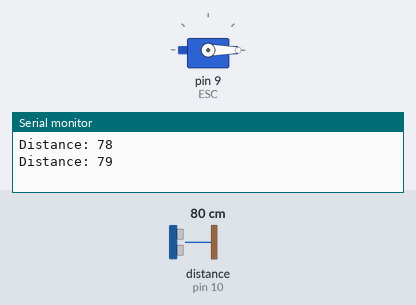
The sketch below on a simulated Arduino Uno, built with avr-gcc and run on an emulated ATmega328P. Parts: servo, the last lines printed to the serial monitor. Wiring (inferred from the names in the program): ultrasonic range finder: trigger pin 7; echo pin 10. Inputs (shaded band) come from the test bench; at power-on: distance to the obstacle (sensor on pin 10) 80 cm. The echo pulse lasts 58.3 µs per cm.

Above: at 6.2 s.
6.3 s: distance to the obstacle (sensor on pin 10) set to 99 cm
8.2 s: distance to the obstacle (sensor on pin 10) set to 106 cm
At 9.5 s:
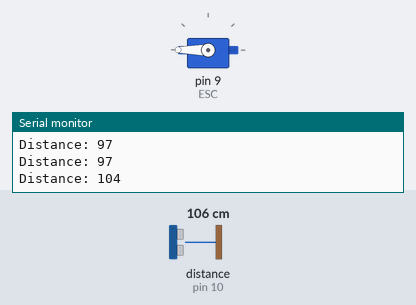
10.5 s: distance to the obstacle (sensor on pin 10) set to 2 cm
At 12.2 s:
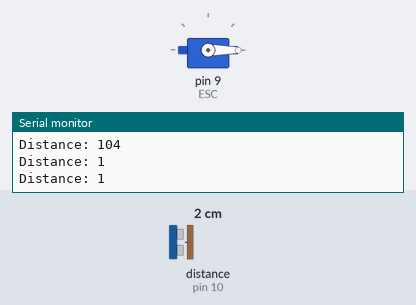
12.5 s: distance to the obstacle (sensor on pin 10) set to 120 cm
At 14.3 s:
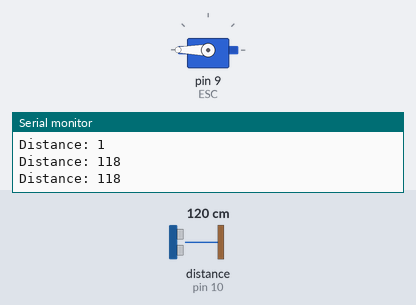
Timing chart, 0 to 15.5 s (numbered marks = the images above; inputs shaded):
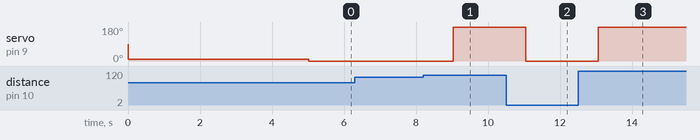

Measured:
- the behaviour switches between 101 and 102 cm on distance to the obstacle (sensor on pin 10) (found by bisection; images 0 and 1)
- after the input at 8.2 s, servo on pin 9 (ESC): 0° → 180° after 0.84 s
- after the input at 10.5 s, servo on pin 9 (ESC): 180° → 0° after 0.55 s
- after the input at 12.5 s, servo on pin 9 (ESC): 0° → 180° after 0.56 s

The sketch:

esc_motorControl.ino
```cpp
#include <Servo.h>

Servo ESC;     // create servo object to control the ESC

int potValue;  // value from the analog pin


const int trigPin = 7;
const int echoPin = 10;

long duration;
int distance;
int trig_dist = 100;

void setup() {
  Serial.begin(9600); // Starts the serial communication
  // Attach the ESC on pin 9
  ESC.attach(9); // (pin, min pulse width, max pulse width in microseconds)
  delay(10);
  ESC.write(10);
  delay(5000);
  ESC.write(180);
  pinMode(trigPin, OUTPUT); // Sets the trigPin as an Output
  pinMode(echoPin, INPUT); // Sets the echoPin as an Input


}


void loop()
{


  // DISTANCE SENSING CODE: DO NOT TOUCH
  digitalWrite(trigPin, LOW);
  delayMicroseconds(2);

  // Sets the trigPin on HIGH state for 10 micro seconds
  digitalWrite(trigPin, HIGH);
  delayMicroseconds(10);
  digitalWrite(trigPin, LOW);

  // Reads the echoPin, returns the sound wave travel time in microseconds
  duration = pulseIn(echoPin, HIGH);
  distance = duration * 0.034 / 2;

  // Prints the distance on the Serial Monitor
  Serial.print("Distance: ");
  Serial.println(distance);

  if (distance >= trig_dist){
    ESC.write(180);
  }
  else{
    ESC.write(0);
  }
  delay(1000);
}
```
